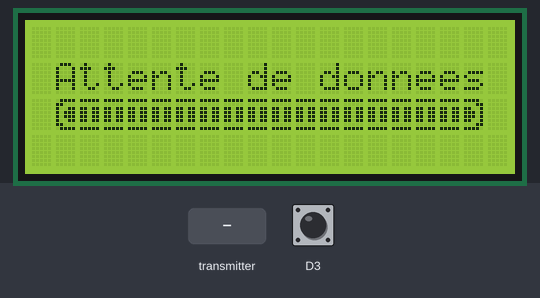
Bench run of a program on a simulated ESP8266 (NodeMCU). On the bench: 20×4 character LCD. The inputs (shaded band) are chosen by the test bench; at power-on: D3 HIGH. What the program prints to the serial monitor is not drawn.

Above: at 3.8 s.
3.9 s: the transmitter starts sending a = 0
At 5.1 s:
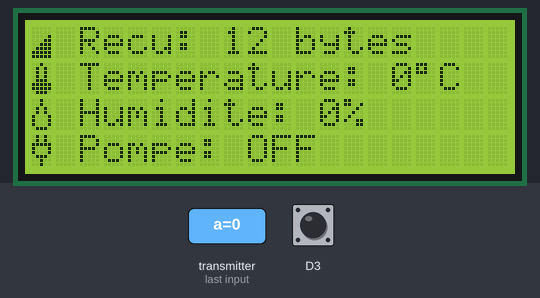
5.4 s: the transmitter starts sending c = 256
At 6.2 s:
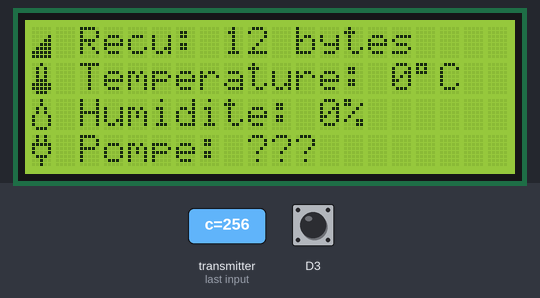
6.9 s: the transmitter starts sending a = 1023
At 7.5 s:
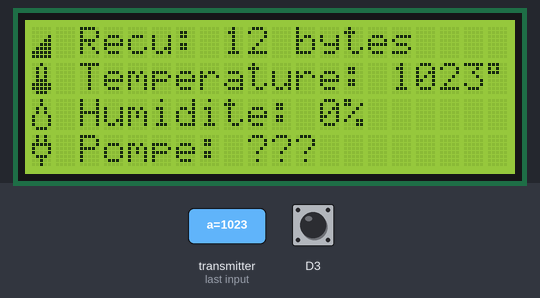
8.4 s: the transmitter starts sending c = 0
At 9.6 s:
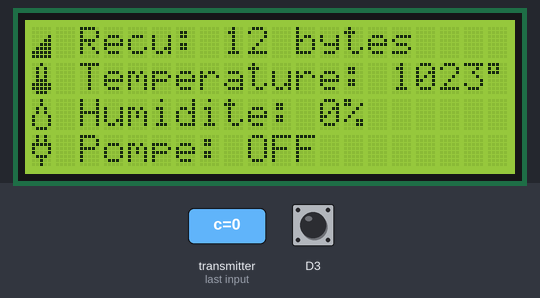
9.9 s: the transmitter starts sending b = 256
At 11.0 s:
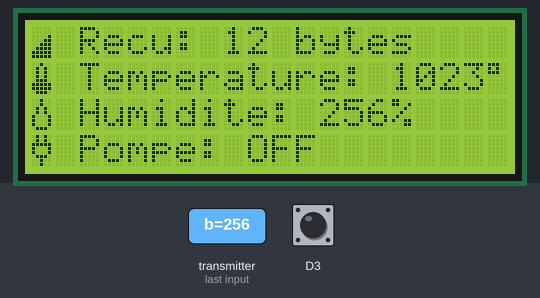
11.4 s: the transmitter starts sending b = 512
At 12.2 s:
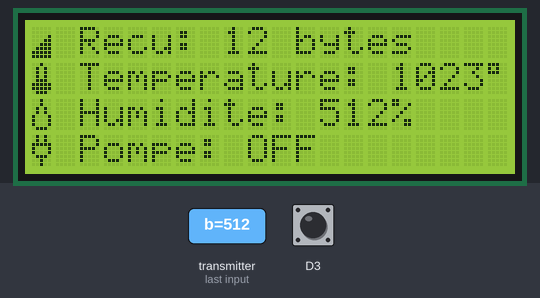
Timing chart, 0 to 13.9 s (numbered marks = the images above; inputs shaded):
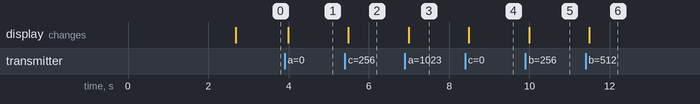

The program:

main.cpp
```cpp
#include <Arduino.h>
#include <Wire.h>
#include <LiquidCrystal_I2C.h>
#include <ESP8266WiFi.h>
#include <espnow.h>

uint8_t broadcastAddress[] = {0xFF, 0xFF, 0xFF, 0xFF, 0xFF, 0xFF}; //MAC AUTRE ESP

unsigned long lastTime = 0;
unsigned long timerDelay = 5000;

typedef struct Sender_message {
  int a;
} Sender_message;

Sender_message Sender;

typedef struct Receive_message {
    int a;
    int b;
    int c;
} Receive_message;

// Create a struct_message called Sender
Receive_message Receive;

byte goutte[8] = {
	0b00100,
	0b00100,
	0b01010,
	0b01010,
	0b10001,
	0b10001,
	0b10001,
	0b01110
};

byte temp[8] = {
	0b00100,
	0b01010,
	0b01010,
	0b01010,
	0b01110,
	0b11111,
	0b11111,
	0b01110
};

byte prise[8] = {
	0b01010,
	0b01010,
	0b11111,
	0b10001,
	0b10001,
	0b01110,
	0b00100,
	0b00100
};

byte wifi[8] = {
	0b00000,
	0b00000,
	0b00001,
	0b00011,
	0b00111,
	0b01111,
	0b11111,
	0b11111
};

byte load1[8] = {
	0b01111,
	0b11000,
	0b10011,
	0b10111,
	0b10111,
	0b10011,
	0b11000,
	0b01111
};

byte load2[8] = {
	0b11111,
	0b00000,
	0b11011,
	0b11011,
	0b11011,
	0b11011,
	0b00000,
	0b11111
};

byte load3[8] = {
	0b11110,
	0b00011,
	0b11001,
	0b11101,
	0b11101,
	0b11001,
	0b00011,
	0b11110
};

byte degre[8] = {
	0b11100,
	0b10100,
	0b11100,
	0b00000,
	0b00000,
	0b00000,
	0b00000,
	0b00000
};

// variable for storing the pushbutton status
int buttonState = 0;

LiquidCrystal_I2C lcd(0x27,20,4);  // set the LCD address to 0x27 for a 16 chars and 2 line display

void OnDataSent(uint8_t *mac_addr, uint8_t sendStatus) {
  Serial.print("Last Packet Send Status: ");
  if (sendStatus == 0){
    Serial.println("Delivery success");
  }
  else{
    Serial.println("Delivery fail");
  }
}

void OnDataRecv(uint8_t * mac, uint8_t *incomingData, uint8_t len) {
  memcpy(&Receive, incomingData, sizeof(Receive));
  Serial.print("Bytes received: ");
  Serial.println(len);
  Serial.print("Temp: ");
  Serial.println(Receive.a);
  Serial.print("Hum: ");
  Serial.println(Receive.b);
  Serial.print("Pompe: ");
  Serial.println(Receive.b);
  lcd.clear();
  lcd.setCursor(0, 0);
  lcd.write(3);
  lcd.setCursor(2, 0);
  lcd.print("Recu: ");
  lcd.print(len);
  lcd.print(" bytes");
  lcd.setCursor(0, 1);
  lcd.write(1);
  lcd.setCursor(2, 1);
  lcd.print("Temperature: ");
  lcd.print(Receive.a);
  lcd.write(7);
  lcd.print("C");
  lcd.setCursor(0, 2);
  lcd.write(0);
  lcd.setCursor(2, 2);
  lcd.print("Humidite: ");
  lcd.print(Receive.b);
  lcd.print("%");
  lcd.setCursor(0, 3);
  lcd.write(2);
  lcd.setCursor(2, 3);
  lcd.print("Pompe: ");
  String button;
  if (Receive.c == 1) {
    button = "ON";
  } else if (Receive.c == 0) {
    button = "OFF";
  } else {
    button = "???";
  }
  lcd.print(button);
}

void setup()
{
  lcd.init();                      // initialize the lcd
  lcd.backlight();
  lcd.createChar(0, goutte);
  lcd.createChar(1, temp);
  lcd.createChar(2, prise);
  lcd.createChar(3, wifi);
  lcd.createChar(4, load1);
  lcd.createChar(5, load2);
  lcd.createChar(6, load3);
  lcd.createChar(7, degre);
  // initialize the pushbutton pin as an input
  lcd.setCursor(3, 1);
  lcd.print("Fraisicommande");
  lcd.setCursor(7, 2);
  lcd.print("v0.0.2");
  delay(2500);
  lcd.clear();
  lcd.setCursor(1, 1);
  lcd.print("Attente de donnees");
  lcd.setCursor(1, 2);
  lcd.write(4);
  lcd.write(5);
  lcd.write(5);
  lcd.write(5);
  lcd.write(5);
  lcd.write(5);
  lcd.write(5);
  lcd.write(5);
  lcd.write(5);
  lcd.write(5);
  lcd.write(5);
  lcd.write(5);
  lcd.write(5);
  lcd.write(5);
  lcd.write(5);
  lcd.write(5);
  lcd.write(5);
  lcd.write(6);
  pinMode(D3, INPUT);
  Serial.begin(115200);


  // Set device as a Wi-Fi Station
  WiFi.mode(WIFI_STA);

  // Init ESP-NOW
  if (esp_now_init() != 0) {
    Serial.println("Error initializing ESP-NOW");
    return;
  }

  // Once ESPNow is successfully Init, we will register for Send CB to
  // get the status of Trasnmitted packet
  esp_now_set_self_role(ESP_NOW_ROLE_CONTROLLER);
  esp_now_register_send_cb(OnDataSent);
  esp_now_register_recv_cb(OnDataRecv);

  // Register peer
  esp_now_add_peer(broadcastAddress, ESP_NOW_ROLE_SLAVE, 1, NULL, 0);
}

void loop()
{
  if ((millis() - lastTime) > timerDelay) {
    // read the state of the pushbutton value
    buttonState = digitalRead(D3);
    Sender.a = buttonState;
    // Send message via ESP-NOW
    esp_now_send(broadcastAddress, (uint8_t *) &Sender, sizeof(Sender));
    lastTime = millis();
  }

}
```

Measured:
- after the input at 3.9 s, the display: changes after 0.09 s (image 1)
- after the input at 5.4 s, the display: changes after 0.09 s (image 2)
- after the input at 6.9 s, the display: changes after 0.09 s (image 3)
- after the input at 8.4 s, the display: changes after 0.09 s (image 4)
- after the input at 9.9 s, the display: changes after 0.09 s (image 5)
- after the input at 11.4 s, the display: changes after 0.09 s (image 6)
